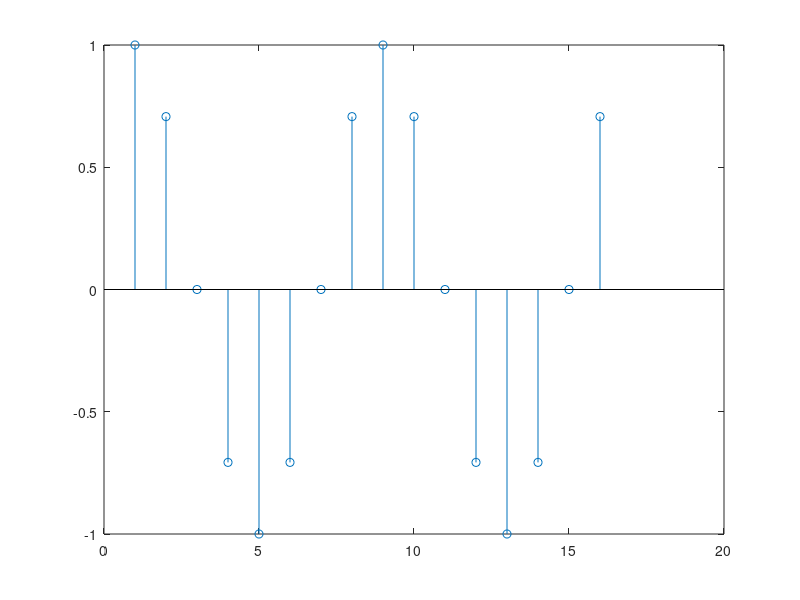

This figure's MATLAB source:
clear all;
close all;
clc;

fs=400;
ts=1/fs;
fm=50;
tm=1/fm;
t=0:ts:(2*tm-ts);                                    
x=cos(2*pi*fm*t);
stem(x);
